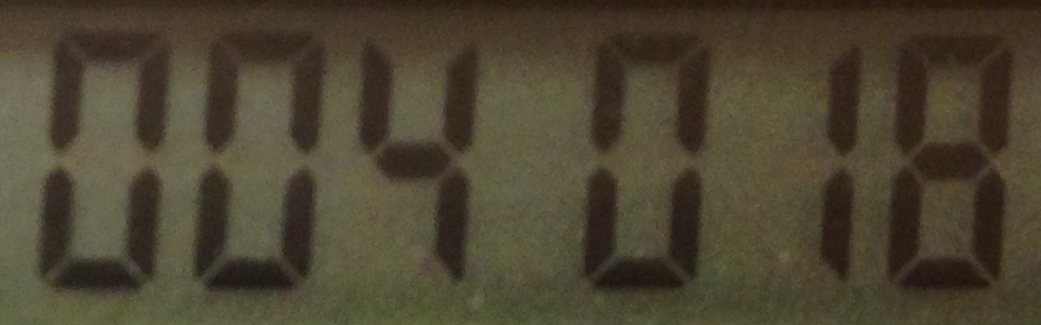
#> input picture data/004018.png, 1041 x 325 px; its folder holds 4 pictures in this run
$ python process_camera.py   (Python 2 division)   (older library calls are emulated)
#> lines starting #> are read from the running program, lines starting #| are printed output that depends on the picture; after the words box and inside, x2 and y2 are one past the last pixel; in counts of white or black regions, pixels touching at a corner belong together; long printed decimals are rounded
from __future__ import division

import glob
import os
import re
import matplotlib.pyplot as pp
import numpy as np
import scipy.optimize
import scipy.misc

import skimage.data
from skimage import color, filter, io
from skimage import exposure, transform


def preprocess(image, height=50, block_size=50):
    """Turn to greyscale, scale to a height, and then threshold to binary

    """
#> called with height = 50, block_size = 50

    image = color.rgb2grey(image)
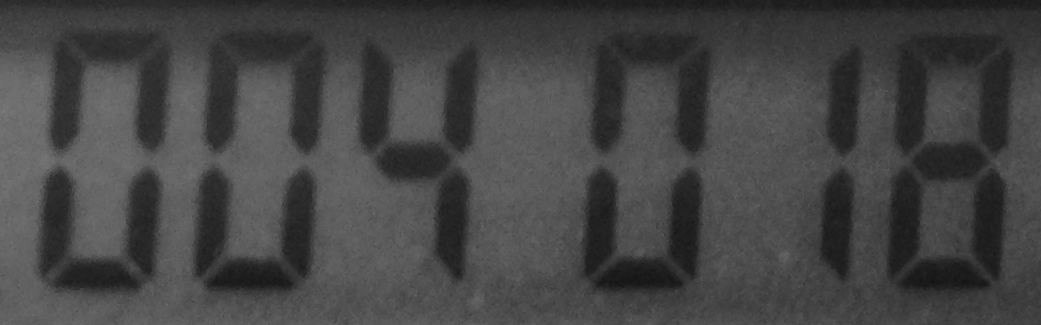
#> image: shape (325, 1041) float64; min 0.0741, max 0.494, mean 0.272
    size_factor = float(height) / image.shape[0]
#> size_factor = 0.154
    new_size = [int(e*size_factor) for e in image.shape]
#> new_size = [50, 160]
    image = transform.resize(image, new_size)
#> image: shape (50, 160) float64
    image = filter.threshold_adaptive(image, block_size=30)
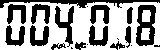
#> image: shape (50, 160) bool; 61.9% white; 20 black regions (6 under 20 px), largest, box (x1, y1, x2, y2) and area: (136, 5, 156, 46) 496, (0, 0, 160, 8) 495, (55, 6, 74, 47) 322

    return image

def separate_chars(image, n_chars=6):
    """Split the image vertically


    """
#> called with n_chars = 6
    image = np.asarray(image, dtype=np.int)
    width = image.shape[1]
#> width = 160
    ideal_region_width = width / n_chars
#> ideal_region_width = 26.67

    # floating point approximations to indices on the horizontal
    # axis of the image
    positions = np.asarray(np.linspace(0, width-1, num=n_chars+1), dtype=int)
#> positions = [0, 26, 53, 79, 106, 132, 159]
    intensity = np.sum(image, axis=0)
#> intensity = 160 values, max 48 at index 27, min 7 at index 140, mean 30.96

    print image
#> (printed output is left out)
#| [  0  26  53  79 106 132 159] 267

    alpha = 0.5

    def objective(positions):
        # how much to the widths deviate from the ideal width
        # of the bins?
        positions = np.asarray(positions.clip(0, width-1), dtype=np.int)
#> positions = [0, 26, 53, 79, 106, 132, 159]

        obj = alpha * np.sum(np.square((np.diff(positions) \
                              - ideal_region_width)))

        # how many pixles are active along the verticle lines that
        # characterize the separatrixes between the characters?
        obj -= np.sum(intensity[positions])
#> obj = -266.2
        #print intensity[positions]
        return obj

    print positions, np.sum(intensity[positions])
    xf = scipy.optimize.fmin(objective, positions)
#| Optimization terminated successfully.
#|          Current function value: -299.167
#|          Iterations: 45
#|          Function evaluations: 180
#> xf = [-5.75e-05, 26.73, 52.49, 81.08, 109.4, 133.1, 159.4]
    xf = np.asarray(xf, dtype=np.int)
#> xf = [0, 26, 52, 81, 109, 133, 159]

    chars = []
    for i in range(len(xf)-1):
        char = image[:, xf[i]:xf[i+1]]
        char = transform.resize(1.0*char, output_shape=(25, 15))
        char = filter.threshold_adaptive(char, block_size=30)
        chars.append(char)
#> this loop made 6 passes
#> pass 1, in separate_chars, `char = image[:, xf[i]:xf[i+1]]`:
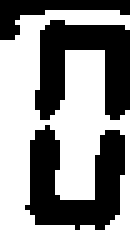
#> char: shape (50, 26) int64 (shown 5 times larger); values 0 (black) and 1 (white), 58.3% white; 3 black regions, box (x1, y1, x2, y2) and area: (5, 25, 25, 46) 237, (7, 4, 26, 24) 224, (0, 0, 26, 8) 81
#> pass 2, in separate_chars, `char = image[:, xf[i]:xf[i+1]]`:
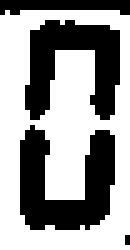
#> char: shape (50, 26) int64 (shown 5 times larger); values 0 (black) and 1 (white), 60.2% white; 4 black regions (1 under 20 px), largest, box (x1, y1, x2, y2) and area: (4, 25, 23, 46) 240, (5, 4, 24, 24) 218, (0, 0, 26, 3) 57
#> pass 3, in separate_chars, `char = image[:, xf[i]:xf[i+1]]`:
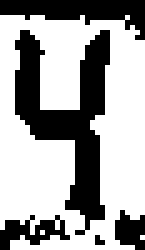
#> char: shape (50, 29) int64 (shown 5 times larger); values 0 (black) and 1 (white), 63.9% white; 5 black regions (1 under 20 px), largest, box (x1, y1, x2, y2) and area: (3, 6, 22, 47) 322, (0, 0, 29, 8) 117, (0, 43, 14, 50) 48, (23, 42, 29, 50) 34
#> after the loop, chars = 6 items

    return chars


def main():
    input_fn = glob.glob('data/*.png')
    #input_fn = ['./data/004018.png', './data/754298.png', './data/662458.png']
    fig, ax = pp.subplots(nrows=len(input_fn), ncols=6, figsize=(8, 5))
    pp.gray()

    for i, fn in enumerate(input_fn):
        final = preprocess(io.imread(fn))
        chars = separate_chars(final)
#> chars = 6 items
        for j, char in enumerate(chars):
            ax[i, j].imshow(char, interpolation='none')
            ax[i, j].axis('off')
#> pass 2 of the loop in main, `for i, fn in enumerate(input_fn):`:
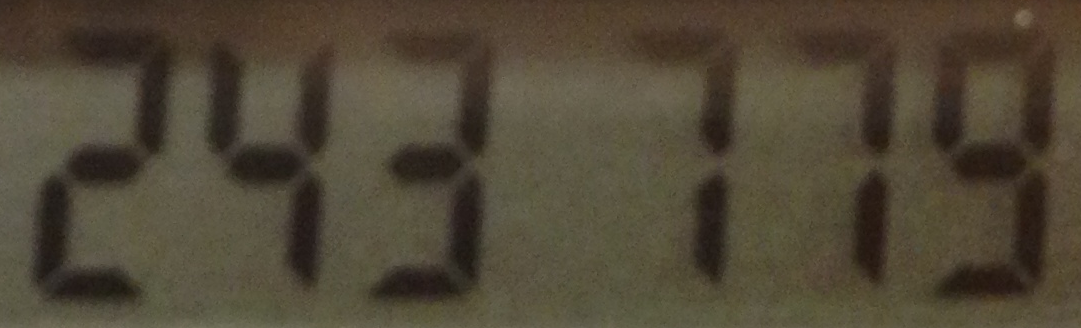
#> input picture data/243779.png, 1081 x 328 px
#> in preprocess (call 2), `image = filter.threshold_adaptive(image, block_size=30)`:
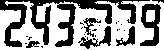
#> image: shape (50, 164) bool; 61.4% white; 25 black regions (19 under 20 px), largest, box (x1, y1, x2, y2) and area: (0, 0, 150, 47) 2062, (140, 4, 161, 46) 467, (78, 26, 111, 49) 246, (116, 26, 135, 46) 161, (83, 18, 101, 37) 113, (26, 41, 40, 48) 57
#> intensity = 164 values, max 49 at index 136, min 5 at index 70, mean 30.7
#> (printed output is left out)
#| [  0  27  54  81 108 135 163] 255
#| Optimization terminated successfully.
#|          Current function value: -297.500
#|          Iterations: 42
#|          Function evaluations: 184
#> the loop in separate_chars (call 2), `for i in range(len(xf)-1):` made 6 passes
#> pass 3, in separate_chars (call 2), `char = image[:, xf[i]:xf[i+1]]`:
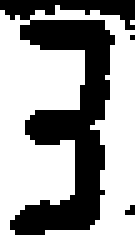
#> char: shape (50, 27) int64 (shown 5 times larger); values 0 (black) and 1 (white), 63.1% white; 3 black regions (2 under 20 px), largest, box (x1, y1, x2, y2) and area: (0, 0, 27, 47) 494
#> the loop in main, `for j, char in enumerate(chars):` made 6 passes
#> pass 3 of the loop in main, `for i, fn in enumerate(input_fn):`:
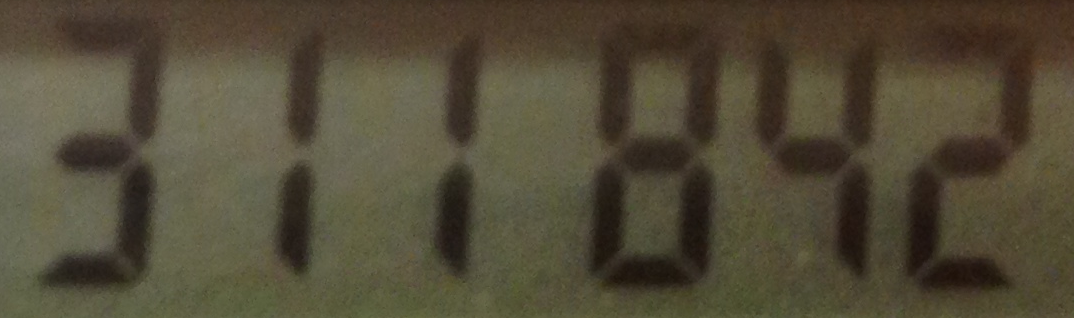
#> input picture data/311842.png, 1074 x 318 px
#> in preprocess (call 3), `image = filter.threshold_adaptive(image, block_size=30)`:
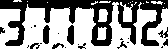
#> image: shape (50, 168) bool; 60.5% white; 21 black regions (11 under 20 px), largest, box (x1, y1, x2, y2) and area: (0, 0, 168, 46) 2875, (67, 25, 74, 45) 111, (43, 25, 50, 44) 104
#> intensity = 168 values, max 48 at index 114, min 5 at index 96, mean 30.24
#> (printed output is left out)
#| [  0  27  55  83 111 139 167] 244
#| Optimization terminated successfully.
#|          Current function value: -270.500
#|          Iterations: 41
#|          Function evaluations: 179
#> the loop in separate_chars (call 3), `for i in range(len(xf)-1):` made 6 passes
#> pass 3, in separate_chars (call 3), `char = image[:, xf[i]:xf[i+1]]`:
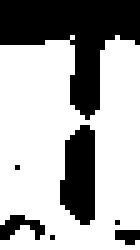
#> char: shape (50, 28) int64 (shown 5 times larger); values 0 (black) and 1 (white), 66.7% white; 7 black regions (4 under 20 px), largest, box (x1, y1, x2, y2) and area: (0, 0, 28, 24) 315, (12, 25, 19, 45) 111, (0, 43, 9, 48) 25
#> the loop made 4 passes; the first 3 are shown

    pp.suptitle('Binarized Camera Images')
    pp.savefig('binarized_camera.png')
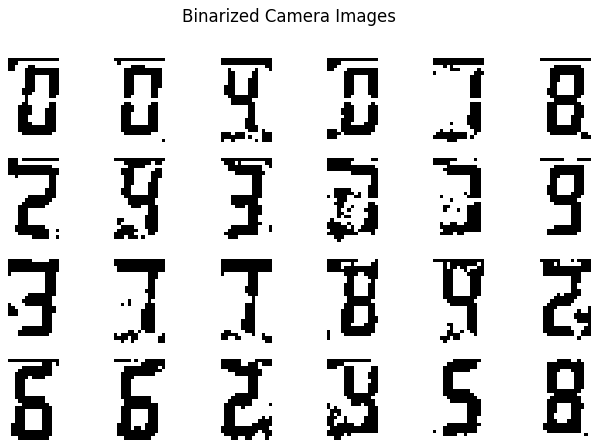
#> figure drawn by matplotlib, 24 panels

if __name__ == '__main__':
    main()
